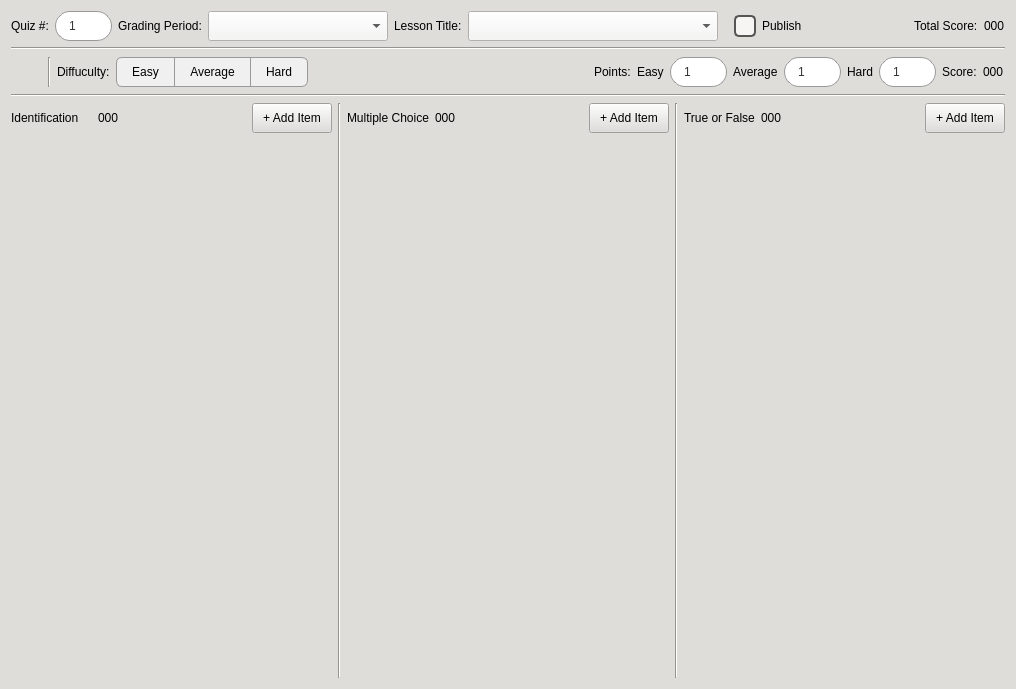
<?xml version="1.0" encoding="UTF-8"?>
<ui version="4.0">
 <class>QuizCreatorDialog</class>
 <widget class="QDialog" name="QuizCreatorDialog">
  <property name="geometry">
   <rect>
    <x>0</x>
    <y>0</y>
    <width>1016</width>
    <height>689</height>
   </rect>
  </property>
  <property name="windowTitle">
   <string>Quiz Editor</string>
  </property>
  <property name="styleSheet">
   <string notr="true">* {
    color: black;
    font: 10pt &quot;Inter&quot;;
    background-color: rgb(222, 221, 218);
}

*[class=&quot;button-green&quot;] {
    border-radius: 15px;
    padding: 0px 10px 0px;
    background: #129046;
    color: #FFF;
	font: 10pt &quot;Inter SemiBold&quot;;
}

*[class=&quot;button-green&quot;]:hover {
    background: #27AE60;
}

QComboBox[class=&quot;combobox-main&quot;] {
	height: 30px;
	border: 1px solid #999;
	border-radius: 15px;
    padding-left: 10px;
    background-color: #ffffff;
    color: #333333;
    font-size: 12px;
    selection-background-color: #7eb4d7;
	font: 10pt &quot;Inter&quot;;
}

QComboBox[class=&quot;combobox-main&quot;]:focus {
	border: 1px solid #007BFF;
}

QComboBox[class=&quot;combobox-main&quot;]:hover {
    border: 1px solid #3498db;
}

QComboBox[class=&quot;combobox-main&quot;]::drop-down {
    subcontrol-origin: padding;
    subcontrol-position: top right;
    width: 30px;
    border-left-width: 0px;
    border-top-right-radius: 8px;
    border-bottom-right-radius: 8px;
}

QComboBox[class=&quot;combobox-main&quot;]::down-arrow {
    image: url(:/Images/Images/caret-down.png);
    border: none;
    width: 8px;
    height: 8px;
}

QComboBox[class=&quot;combobox-main&quot;] QAbstractItemView {
    background-color: #ffffff;
    selection-background-color: #7eb4d7;
    selection-color: #ffffff;
    border-radius: 5px;
}

QComboBox[class=&quot;combobox-main&quot;] QAbstractItemView::item {
    min-height: 35px;
    padding-left: 10px;
    border-radius: 4px;
}

QSpinBox {
    height: 30px;
    border: 1px solid #999;
    border-radius: 15px;
    padding: 0px 5px 0px;
    background-color: #ffffff;
    color: #333333;
    font-size: 12px;
    selection-background-color: #7eb4d7;
	font: 10pt &quot;Inter&quot;;
}

QSpinBox:focus {
    border: 1px solid #007BFF;
}

QSpinBox:hover {
    border: 1px solid #3498db;
}

QSpinBox::up-button {
    subcontrol-origin: border;
    subcontrol-position: top right;
    width: 8px;
    height: 8px;
    border-top-right-radius: 15px;
    padding: 6px 10px 6px 2px;
	color: rgb(119, 118, 123);
}

QSpinBox::down-button {
    subcontrol-origin: border;
    subcontrol-position: bottom right;
    width: 8px;
    height: 8px;
    border-bottom-right-radius: 15px;
    padding: 6px 10px 6px 2px;
	color: rgb(119, 118, 123);
}

QSpinBox::up-arrow {
    image: url(:/Images/Images/caret-up.png);
    width: 8px;
    height: 8px;
}

QSpinBox::down-arrow {
    image: url(:/Images/Images/caret-down.png);
    width: 8px;
    height: 8px;
}
</string>
  </property>
  <layout class="QVBoxLayout" name="verticalLayout_2">
   <item>
    <widget class="QWidget" name="widget_header" native="true">
     <layout class="QHBoxLayout" name="headerLayout">
      <property name="leftMargin">
       <number>0</number>
      </property>
      <property name="topMargin">
       <number>0</number>
      </property>
      <property name="rightMargin">
       <number>0</number>
      </property>
      <property name="bottomMargin">
       <number>0</number>
      </property>
      <item>
       <widget class="QLabel" name="label_1">
        <property name="text">
         <string>Quiz #:</string>
        </property>
       </widget>
      </item>
      <item>
       <widget class="QSpinBox" name="quiz_no">
        <property name="minimumSize">
         <size>
          <width>0</width>
          <height>30</height>
         </size>
        </property>
        <property name="maximumSize">
         <size>
          <width>16777215</width>
          <height>30</height>
         </size>
        </property>
        <property name="styleSheet">
         <string notr="true"/>
        </property>
        <property name="alignment">
         <set>Qt::AlignCenter</set>
        </property>
        <property name="minimum">
         <number>1</number>
        </property>
        <property name="maximum">
         <number>999</number>
        </property>
        <property name="value">
         <number>1</number>
        </property>
       </widget>
      </item>
      <item>
       <widget class="QLabel" name="label_2">
        <property name="text">
         <string>Grading Period:</string>
        </property>
       </widget>
      </item>
      <item>
       <widget class="QComboBox" name="cbGradingPeriod">
        <property name="minimumSize">
         <size>
          <width>180</width>
          <height>30</height>
         </size>
        </property>
        <property name="maximumSize">
         <size>
          <width>16777215</width>
          <height>30</height>
         </size>
        </property>
        <property name="styleSheet">
         <string notr="true">color: rgb(0, 0, 0); background-color: rgb(246, 245, 244); padding: 0px 10px 0px;</string>
        </property>
        <property name="class" stdset="0">
         <string>combobox-main</string>
        </property>
       </widget>
      </item>
      <item>
       <widget class="QLabel" name="label_3">
        <property name="text">
         <string>Lesson Title:</string>
        </property>
       </widget>
      </item>
      <item>
       <widget class="QComboBox" name="cbLessonName">
        <property name="minimumSize">
         <size>
          <width>250</width>
          <height>30</height>
         </size>
        </property>
        <property name="maximumSize">
         <size>
          <width>250</width>
          <height>30</height>
         </size>
        </property>
        <property name="styleSheet">
         <string notr="true">color: rgb(0, 0, 0); background-color: rgb(246, 245, 244); padding: 0px 10px 0px;</string>
        </property>
        <property name="class" stdset="0">
         <string>combobox-main</string>
        </property>
       </widget>
      </item>
      <item>
       <widget class="QCheckBox" name="checkBoxPublish">
        <property name="minimumSize">
         <size>
          <width>0</width>
          <height>30</height>
         </size>
        </property>
        <property name="maximumSize">
         <size>
          <width>16777215</width>
          <height>30</height>
         </size>
        </property>
        <property name="cursor">
         <cursorShape>PointingHandCursor</cursorShape>
        </property>
        <property name="styleSheet">
         <string notr="true">QCheckBox {
	background-color: transparent;
	padding: 5px 10px;
}
QCheckBox::indicator {
	width: 18px;
	height: 18px;
	background-color: rgb(246, 245, 244);
	border: 2px solid #555555;
	border-radius: 5px;
}
QCheckBox::indicator:checked {
	image: url(:/Images/Images/check.png);
}</string>
        </property>
        <property name="text">
         <string>Publish</string>
        </property>
       </widget>
      </item>
      <item>
       <spacer name="horizontalSpacer">
        <property name="orientation">
         <enum>Qt::Horizontal</enum>
        </property>
        <property name="sizeHint" stdset="0">
         <size>
          <width>40</width>
          <height>20</height>
         </size>
        </property>
       </spacer>
      </item>
      <item>
       <widget class="QLabel" name="label_5">
        <property name="maximumSize">
         <size>
          <width>16777215</width>
          <height>30</height>
         </size>
        </property>
        <property name="text">
         <string>Total Score:</string>
        </property>
       </widget>
      </item>
      <item>
       <widget class="QLabel" name="label_totalScore">
        <property name="maximumSize">
         <size>
          <width>16777215</width>
          <height>30</height>
         </size>
        </property>
        <property name="text">
         <string>000</string>
        </property>
       </widget>
      </item>
     </layout>
    </widget>
   </item>
   <item>
    <widget class="Line" name="line_3">
     <property name="orientation">
      <enum>Qt::Horizontal</enum>
     </property>
    </widget>
   </item>
   <item>
    <widget class="QWidget" name="widget_qbuilder" native="true">
     <layout class="QVBoxLayout" name="verticalLayout_5">
      <property name="leftMargin">
       <number>0</number>
      </property>
      <property name="topMargin">
       <number>0</number>
      </property>
      <property name="rightMargin">
       <number>0</number>
      </property>
      <property name="bottomMargin">
       <number>0</number>
      </property>
      <item>
       <widget class="QFrame" name="frame_5">
        <property name="styleSheet">
         <string notr="true">#frame_5 { background: transparent; }</string>
        </property>
        <property name="frameShape">
         <enum>QFrame::StyledPanel</enum>
        </property>
        <property name="frameShadow">
         <enum>QFrame::Raised</enum>
        </property>
        <layout class="QHBoxLayout" name="horizontalLayout">
         <property name="leftMargin">
          <number>0</number>
         </property>
         <property name="topMargin">
          <number>0</number>
         </property>
         <property name="rightMargin">
          <number>0</number>
         </property>
         <property name="bottomMargin">
          <number>0</number>
         </property>
         <item>
          <widget class="QPushButton" name="btn_save">
           <property name="minimumSize">
            <size>
             <width>30</width>
             <height>30</height>
            </size>
           </property>
           <property name="maximumSize">
            <size>
             <width>30</width>
             <height>30</height>
            </size>
           </property>
           <property name="font">
            <font>
             <family>Inter</family>
             <pointsize>10</pointsize>
             <weight>50</weight>
             <italic>false</italic>
             <bold>false</bold>
            </font>
           </property>
           <property name="cursor">
            <cursorShape>PointingHandCursor</cursorShape>
           </property>
           <property name="toolTip">
            <string>Save (Ctrl + S)</string>
           </property>
           <property name="styleSheet">
            <string notr="true">#btn_save {
	border: none; 
	background: transparent;
}

#btn_save:hover {
	background-color: rgb(255, 255, 255);
	border-radius: 5px;
}
</string>
           </property>
           <property name="text">
            <string/>
           </property>
           <property name="icon">
            <iconset resource="../resources.qrc">
             <normaloff>:/Images/Images/save.png</normaloff>:/Images/Images/save.png</iconset>
           </property>
           <property name="iconSize">
            <size>
             <width>30</width>
             <height>30</height>
            </size>
           </property>
          </widget>
         </item>
         <item>
          <widget class="Line" name="line">
           <property name="orientation">
            <enum>Qt::Vertical</enum>
           </property>
          </widget>
         </item>
         <item>
          <widget class="QLabel" name="label_6">
           <property name="maximumSize">
            <size>
             <width>16777215</width>
             <height>30</height>
            </size>
           </property>
           <property name="text">
            <string>Diffuculty:</string>
           </property>
          </widget>
         </item>
         <item>
          <widget class="QWidget" name="widget_2" native="true">
           <property name="styleSheet">
            <string notr="true">/* Base style for all difficulty buttons */
QPushButton {
    border: 1px solid #999;
    padding: 5px 15px;
	font: 10pt &quot;Inter&quot;;
    background-color: #f0f0f0; /* Default neutral color */
}

/* LEFT BUTTON (Easy) */
QPushButton#btnEasy {
    border-top-left-radius: 6px;
    border-bottom-left-radius: 6px;
    border-right: none; /* Avoid double borders in the middle */
}
QPushButton#btnEasy:checked {
    background-color: #72D582; /* Green */
	border: 2px solid #448D50;
    color: #000;
}

/* MIDDLE BUTTON (Average) */
QPushButton#btnAverage {
    border-radius: 0px;
    border-right: none;
}
QPushButton#btnAverage:checked {
	background-color: #FFF2AC; /* Yellow */
	border: 2px solid #FCB988;
	color: #000;
}

/* RIGHT BUTTON (Hard) */
QPushButton#btnHard {
    border-top-right-radius: 6px;
    border-bottom-right-radius: 6px;
}
QPushButton#btnHard:checked {
	background-color: #F07D75; /* Red */
	border: 2px solid #E65247;
	color: #000;
}

/* Hover effect */
QPushButton:hover {
    background-color: #e0e0e0;
}</string>
           </property>
           <layout class="QHBoxLayout" name="horizontalLayout_2">
            <property name="spacing">
             <number>0</number>
            </property>
            <property name="leftMargin">
             <number>0</number>
            </property>
            <property name="topMargin">
             <number>0</number>
            </property>
            <property name="rightMargin">
             <number>0</number>
            </property>
            <property name="bottomMargin">
             <number>0</number>
            </property>
            <item>
             <widget class="QPushButton" name="btnEasy">
              <property name="minimumSize">
               <size>
                <width>0</width>
                <height>30</height>
               </size>
              </property>
              <property name="cursor">
               <cursorShape>PointingHandCursor</cursorShape>
              </property>
              <property name="styleSheet">
               <string notr="true"/>
              </property>
              <property name="text">
               <string>Easy</string>
              </property>
             </widget>
            </item>
            <item>
             <widget class="QPushButton" name="btnAverage">
              <property name="minimumSize">
               <size>
                <width>0</width>
                <height>30</height>
               </size>
              </property>
              <property name="cursor">
               <cursorShape>PointingHandCursor</cursorShape>
              </property>
              <property name="styleSheet">
               <string notr="true"/>
              </property>
              <property name="text">
               <string>Average</string>
              </property>
             </widget>
            </item>
            <item>
             <widget class="QPushButton" name="btnHard">
              <property name="minimumSize">
               <size>
                <width>0</width>
                <height>30</height>
               </size>
              </property>
              <property name="cursor">
               <cursorShape>PointingHandCursor</cursorShape>
              </property>
              <property name="styleSheet">
               <string notr="true"/>
              </property>
              <property name="text">
               <string>Hard</string>
              </property>
             </widget>
            </item>
           </layout>
          </widget>
         </item>
         <item>
          <spacer name="horizontalSpacer_3">
           <property name="orientation">
            <enum>Qt::Horizontal</enum>
           </property>
           <property name="sizeHint" stdset="0">
            <size>
             <width>40</width>
             <height>20</height>
            </size>
           </property>
          </spacer>
         </item>
         <item>
          <widget class="QLabel" name="label_18">
           <property name="maximumSize">
            <size>
             <width>16777215</width>
             <height>30</height>
            </size>
           </property>
           <property name="styleSheet">
            <string notr="true">font: 10pt &quot;Inter SemiBold&quot;;</string>
           </property>
           <property name="text">
            <string>Points:</string>
           </property>
          </widget>
         </item>
         <item>
          <widget class="QLabel" name="label_15">
           <property name="maximumSize">
            <size>
             <width>16777215</width>
             <height>30</height>
            </size>
           </property>
           <property name="text">
            <string>Easy</string>
           </property>
          </widget>
         </item>
         <item>
          <widget class="QSpinBox" name="multiplier_easy">
           <property name="minimumSize">
            <size>
             <width>0</width>
             <height>30</height>
            </size>
           </property>
           <property name="maximumSize">
            <size>
             <width>16777215</width>
             <height>30</height>
            </size>
           </property>
           <property name="styleSheet">
            <string notr="true"/>
           </property>
           <property name="alignment">
            <set>Qt::AlignCenter</set>
           </property>
           <property name="minimum">
            <number>1</number>
           </property>
           <property name="maximum">
            <number>999</number>
           </property>
           <property name="value">
            <number>1</number>
           </property>
          </widget>
         </item>
         <item>
          <widget class="QLabel" name="label_16">
           <property name="maximumSize">
            <size>
             <width>16777215</width>
             <height>30</height>
            </size>
           </property>
           <property name="text">
            <string>Average</string>
           </property>
          </widget>
         </item>
         <item>
          <widget class="QSpinBox" name="multiplier_average">
           <property name="minimumSize">
            <size>
             <width>0</width>
             <height>30</height>
            </size>
           </property>
           <property name="maximumSize">
            <size>
             <width>16777215</width>
             <height>30</height>
            </size>
           </property>
           <property name="styleSheet">
            <string notr="true"/>
           </property>
           <property name="alignment">
            <set>Qt::AlignCenter</set>
           </property>
           <property name="minimum">
            <number>1</number>
           </property>
           <property name="maximum">
            <number>999</number>
           </property>
           <property name="value">
            <number>1</number>
           </property>
          </widget>
         </item>
         <item>
          <widget class="QLabel" name="label_17">
           <property name="maximumSize">
            <size>
             <width>16777215</width>
             <height>30</height>
            </size>
           </property>
           <property name="text">
            <string>Hard</string>
           </property>
          </widget>
         </item>
         <item>
          <widget class="QSpinBox" name="multiplier_hard">
           <property name="minimumSize">
            <size>
             <width>0</width>
             <height>30</height>
            </size>
           </property>
           <property name="maximumSize">
            <size>
             <width>16777215</width>
             <height>30</height>
            </size>
           </property>
           <property name="styleSheet">
            <string notr="true"/>
           </property>
           <property name="alignment">
            <set>Qt::AlignCenter</set>
           </property>
           <property name="minimum">
            <number>1</number>
           </property>
           <property name="maximum">
            <number>999</number>
           </property>
           <property name="value">
            <number>1</number>
           </property>
          </widget>
         </item>
         <item>
          <widget class="QLabel" name="label_4">
           <property name="text">
            <string>Score:</string>
           </property>
          </widget>
         </item>
         <item>
          <widget class="QLabel" name="label_scoreperlevel">
           <property name="text">
            <string>000</string>
           </property>
          </widget>
         </item>
        </layout>
       </widget>
      </item>
     </layout>
    </widget>
   </item>
   <item>
    <widget class="Line" name="line_2">
     <property name="orientation">
      <enum>Qt::Horizontal</enum>
     </property>
    </widget>
   </item>
   <item>
    <widget class="QWidget" name="widget_quizview" native="true">
     <property name="styleSheet">
      <string notr="true">/* 1. THE MAIN CONTAINER */
#QScrollArea { 
    border: none;
    border-radius: 20px; 
    background-color: rgb(246, 245, 244);
	font: 10pt &quot;Inter&quot;;
}

/* 2. THE VIEWPORT (Crucial for transparency/backgrounds) */
#QScrollArea QWidget #qt_scrollarea_viewport {
    background: rgb(246, 245, 244);
    border-radius: 20px;
}

/* 3. VERTICAL SCROLLBAR */
QScrollBar:vertical {
    border: none;
    background: #ffffff;
    width: 10px;
    margin: 0px;
    border-radius: 5px;
}

QScrollBar::handle:vertical {
    background: #7a7a7a;
    min-height: 20px;
    border-radius: 5px;
}

QScrollBar::handle:vertical:hover {
    background: #574939;
}

/* 4. HORIZONTAL SCROLLBAR */
QScrollBar:horizontal {
    border: none;
    background: #ffffff;
    height: 10px; /* Note: height, not width */
    margin: 0px;
    border-radius: 5px;
}

QScrollBar::handle:horizontal {
    background: #7a7a7a;
    min-width: 20px;
    border-radius: 5px;
}

QScrollBar::handle:horizontal:hover {
    background: #574939;
}

/* 5. REMOVE BUTTONS &amp; TRACK BACKGROUNDS */
/* This handles both horizontal and vertical arrows/tracks */
QScrollBar::add-line:vertical, QScrollBar::sub-line:vertical,
QScrollBar::add-line:horizontal, QScrollBar::sub-line:horizontal {
    border: none;
    background: none;
    width: 0px;
    height: 0px;
}

QScrollBar::add-page:vertical, QScrollBar::sub-page:vertical,
QScrollBar::add-page:horizontal, QScrollBar::sub-page:horizontal {
    background: none;
}

/* 6. THE CORNER WIDGET 
   (The small square where both bars meet) */
#QScrollArea QWidget #qt_scrollarea_corner {
    background: rgb(246, 245, 244);
    border: none;
}</string>
     </property>
     <layout class="QHBoxLayout" name="horizontalLayout_7">
      <property name="leftMargin">
       <number>0</number>
      </property>
      <property name="topMargin">
       <number>0</number>
      </property>
      <property name="rightMargin">
       <number>0</number>
      </property>
      <property name="bottomMargin">
       <number>0</number>
      </property>
      <item>
       <widget class="QWidget" name="widget_5" native="true">
        <property name="styleSheet">
         <string notr="true"/>
        </property>
        <layout class="QVBoxLayout" name="verticalLayout">
         <property name="leftMargin">
          <number>0</number>
         </property>
         <property name="topMargin">
          <number>0</number>
         </property>
         <property name="rightMargin">
          <number>0</number>
         </property>
         <property name="bottomMargin">
          <number>0</number>
         </property>
         <item>
          <widget class="QWidget" name="widget" native="true">
           <layout class="QHBoxLayout" name="horizontalLayout_3">
            <property name="leftMargin">
             <number>0</number>
            </property>
            <property name="topMargin">
             <number>0</number>
            </property>
            <property name="rightMargin">
             <number>0</number>
            </property>
            <property name="bottomMargin">
             <number>0</number>
            </property>
            <item>
             <widget class="QLabel" name="label_12">
              <property name="maximumSize">
               <size>
                <width>16777215</width>
                <height>30</height>
               </size>
              </property>
              <property name="styleSheet">
               <string notr="true">font: 11pt &quot;Inter SemiBold&quot;; </string>
              </property>
              <property name="text">
               <string>Identification</string>
              </property>
             </widget>
            </item>
            <item>
             <widget class="QLabel" name="label_9">
              <property name="maximumSize">
               <size>
                <width>16777215</width>
                <height>30</height>
               </size>
              </property>
              <property name="text">
               <string/>
              </property>
             </widget>
            </item>
            <item>
             <widget class="QLabel" name="label_id_count">
              <property name="text">
               <string>000</string>
              </property>
             </widget>
            </item>
            <item>
             <spacer name="horizontalSpacer_2">
              <property name="orientation">
               <enum>Qt::Horizontal</enum>
              </property>
              <property name="sizeHint" stdset="0">
               <size>
                <width>40</width>
                <height>20</height>
               </size>
              </property>
             </spacer>
            </item>
            <item>
             <widget class="QPushButton" name="btnAddItem_id">
              <property name="minimumSize">
               <size>
                <width>0</width>
                <height>30</height>
               </size>
              </property>
              <property name="cursor">
               <cursorShape>PointingHandCursor</cursorShape>
              </property>
              <property name="styleSheet">
               <string notr="true"/>
              </property>
              <property name="text">
               <string>+ Add Item</string>
              </property>
              <property name="class" stdset="0">
               <string>button-green</string>
              </property>
             </widget>
            </item>
           </layout>
          </widget>
         </item>
         <item>
          <widget class="QScrollArea" name="scrollArea_id">
           <property name="styleSheet">
            <string notr="true"/>
           </property>
           <property name="frameShape">
            <enum>QFrame::NoFrame</enum>
           </property>
           <property name="frameShadow">
            <enum>QFrame::Sunken</enum>
           </property>
           <property name="widgetResizable">
            <bool>true</bool>
           </property>
           <widget class="QWidget" name="scrollAreaWidgetContents_5">
            <property name="geometry">
             <rect>
              <x>0</x>
              <y>0</y>
              <width>323</width>
              <height>543</height>
             </rect>
            </property>
            <layout class="QVBoxLayout" name="layout_identification"/>
           </widget>
          </widget>
         </item>
        </layout>
       </widget>
      </item>
      <item>
       <widget class="Line" name="line_4">
        <property name="orientation">
         <enum>Qt::Vertical</enum>
        </property>
       </widget>
      </item>
      <item>
       <widget class="QWidget" name="widget_7" native="true">
        <property name="minimumSize">
         <size>
          <width>0</width>
          <height>0</height>
         </size>
        </property>
        <layout class="QVBoxLayout" name="verticalLayout_6">
         <property name="leftMargin">
          <number>0</number>
         </property>
         <property name="topMargin">
          <number>0</number>
         </property>
         <property name="rightMargin">
          <number>0</number>
         </property>
         <property name="bottomMargin">
          <number>0</number>
         </property>
         <item>
          <widget class="QWidget" name="widget_3" native="true">
           <layout class="QHBoxLayout" name="horizontalLayout_5">
            <property name="leftMargin">
             <number>0</number>
            </property>
            <property name="topMargin">
             <number>0</number>
            </property>
            <property name="rightMargin">
             <number>0</number>
            </property>
            <property name="bottomMargin">
             <number>0</number>
            </property>
            <item>
             <widget class="QLabel" name="label_13">
              <property name="maximumSize">
               <size>
                <width>16777215</width>
                <height>30</height>
               </size>
              </property>
              <property name="styleSheet">
               <string notr="true">font: 11pt &quot;Inter SemiBold&quot;; </string>
              </property>
              <property name="text">
               <string>Multiple Choice</string>
              </property>
             </widget>
            </item>
            <item>
             <widget class="QLabel" name="label_mc_count">
              <property name="text">
               <string>000</string>
              </property>
             </widget>
            </item>
            <item>
             <spacer name="horizontalSpacer_4">
              <property name="orientation">
               <enum>Qt::Horizontal</enum>
              </property>
              <property name="sizeHint" stdset="0">
               <size>
                <width>40</width>
                <height>20</height>
               </size>
              </property>
             </spacer>
            </item>
            <item>
             <widget class="QPushButton" name="btnAddItem_mc">
              <property name="minimumSize">
               <size>
                <width>0</width>
                <height>30</height>
               </size>
              </property>
              <property name="cursor">
               <cursorShape>PointingHandCursor</cursorShape>
              </property>
              <property name="styleSheet">
               <string notr="true"/>
              </property>
              <property name="text">
               <string>+ Add Item</string>
              </property>
              <property name="class" stdset="0">
               <string>button-green</string>
              </property>
             </widget>
            </item>
           </layout>
          </widget>
         </item>
         <item>
          <widget class="QScrollArea" name="scrollArea_mc">
           <property name="styleSheet">
            <string notr="true"/>
           </property>
           <property name="frameShape">
            <enum>QFrame::NoFrame</enum>
           </property>
           <property name="frameShadow">
            <enum>QFrame::Sunken</enum>
           </property>
           <property name="widgetResizable">
            <bool>true</bool>
           </property>
           <widget class="QWidget" name="scrollAreaWidgetContents_2">
            <property name="geometry">
             <rect>
              <x>0</x>
              <y>0</y>
              <width>322</width>
              <height>543</height>
             </rect>
            </property>
            <layout class="QVBoxLayout" name="layout_multiplechoice"/>
           </widget>
          </widget>
         </item>
        </layout>
       </widget>
      </item>
      <item>
       <widget class="Line" name="line_5">
        <property name="orientation">
         <enum>Qt::Vertical</enum>
        </property>
       </widget>
      </item>
      <item>
       <widget class="QWidget" name="widget_8" native="true">
        <property name="minimumSize">
         <size>
          <width>0</width>
          <height>100</height>
         </size>
        </property>
        <layout class="QVBoxLayout" name="verticalLayout_8">
         <property name="leftMargin">
          <number>0</number>
         </property>
         <property name="topMargin">
          <number>0</number>
         </property>
         <property name="rightMargin">
          <number>0</number>
         </property>
         <property name="bottomMargin">
          <number>0</number>
         </property>
         <item>
          <widget class="QWidget" name="widget_4" native="true">
           <layout class="QHBoxLayout" name="horizontalLayout_6">
            <property name="leftMargin">
             <number>0</number>
            </property>
            <property name="topMargin">
             <number>0</number>
            </property>
            <property name="rightMargin">
             <number>0</number>
            </property>
            <property name="bottomMargin">
             <number>0</number>
            </property>
            <item>
             <widget class="QLabel" name="label_14">
              <property name="maximumSize">
               <size>
                <width>16777215</width>
                <height>30</height>
               </size>
              </property>
              <property name="styleSheet">
               <string notr="true">font: 11pt &quot;Inter SemiBold&quot;; </string>
              </property>
              <property name="text">
               <string>True or False</string>
              </property>
             </widget>
            </item>
            <item>
             <widget class="QLabel" name="label_tf_count">
              <property name="text">
               <string>000</string>
              </property>
             </widget>
            </item>
            <item>
             <spacer name="horizontalSpacer_5">
              <property name="orientation">
               <enum>Qt::Horizontal</enum>
              </property>
              <property name="sizeHint" stdset="0">
               <size>
                <width>40</width>
                <height>20</height>
               </size>
              </property>
             </spacer>
            </item>
            <item>
             <widget class="QPushButton" name="btnAddItem_tf">
              <property name="minimumSize">
               <size>
                <width>0</width>
                <height>30</height>
               </size>
              </property>
              <property name="cursor">
               <cursorShape>PointingHandCursor</cursorShape>
              </property>
              <property name="styleSheet">
               <string notr="true"/>
              </property>
              <property name="text">
               <string>+ Add Item</string>
              </property>
              <property name="class" stdset="0">
               <string>button-green</string>
              </property>
             </widget>
            </item>
           </layout>
          </widget>
         </item>
         <item>
          <widget class="QScrollArea" name="scrollArea_tf">
           <property name="styleSheet">
            <string notr="true"/>
           </property>
           <property name="frameShape">
            <enum>QFrame::NoFrame</enum>
           </property>
           <property name="frameShadow">
            <enum>QFrame::Sunken</enum>
           </property>
           <property name="widgetResizable">
            <bool>true</bool>
           </property>
           <widget class="QWidget" name="scrollAreaWidgetContents_3">
            <property name="geometry">
             <rect>
              <x>0</x>
              <y>0</y>
              <width>323</width>
              <height>543</height>
             </rect>
            </property>
            <layout class="QVBoxLayout" name="layout_trueorfalse"/>
           </widget>
          </widget>
         </item>
        </layout>
       </widget>
      </item>
     </layout>
    </widget>
   </item>
  </layout>
 </widget>
 <resources>
  <include location="../resources.qrc"/>
 </resources>
 <connections/>
</ui>
